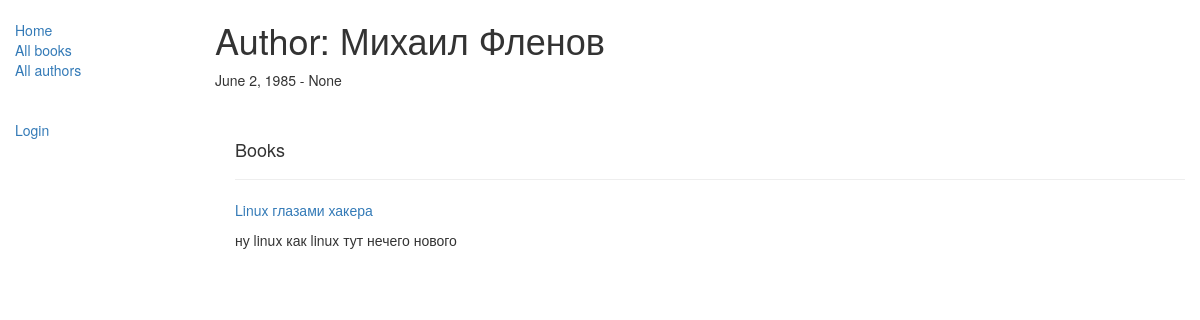
/catalog/author/2, run on the app's committed database.
### catalog/models.py (models this page shows, shortened)
class Author(models.Model):
    first_name = models.CharField(max_length=100)
    last_name = models.CharField(max_length=100)
    date_of_birth = models.DateField(null=True, blank=True)
    date_of_death = models.DateField('Died', null=True, blank=True)
    class Meta:
        ordering = ['last_name']

class Book(models.Model):
    title = models.CharField(max_length=200)
    author = models.ForeignKey('Author', on_delete=models.SET_NULL, null=True)
    summary = models.TextField(max_length=1000, help_text="Enter a brief description of the book")
    isbn = models.CharField('ISBN', max_length=13,
                            help_text='13 Character <a href="https://www.isbn-international.org/content/what-isbn'
                                      '">ISBN number</a>')
    genre = models.ManyToManyField(Genre, help_text="Select a genre for this book")
    language = models.ForeignKey('Language', on_delete=models.SET_NULL, null=True)
    def display_genre(self):
        """
        Creates a string for the Genre. This is required to display genre in Admin.
        """
        return ', '.join([ genre.name for genre in self.genre.all()[:3] ])
    display_genre.short_description = 'Genre'
    def get_absolute_url(self):
        return reverse('book-detail', args=[str(self.id)])

### catalog/views.py (the view)
# urls.py: url(r'^author/(?P<pk>\d+)$', views.AuthorDetailView.as_view(), name='author-detail'),
class AuthorDetailView(generic.DetailView):
    model = Author

### catalog/templates/catalog/author_detail.html (shortened to what this page needs)
{% extends "base_generic.html" %}
{% block content %}
  <h1>Author: {{ author.first_name }} {{ author.last_name }}</h1>
  <p>{{author.date_of_birth}} - {{author.date_of_death}}</p>
  <br>
  <div style="margin-left:20px;margin-top:20px">
    <h4>Books</h4>
    {% for book in author.book_set.all %}
    <hr>
    <p><a href = "{{book.get_absolute_url}}">{{ book.title }}</a></p>
    <p>{{book.summary}}</p>
    {% endfor %}
  </div>
{% endblock %}

### data on the page
Author: first_name "Михаил", last_name "Фленов", date_of_birth "June 2, 1985", date_of_death "None"
Book: title "Linux глазами хакера", summary "ну linux как linux тут нечего нового"
